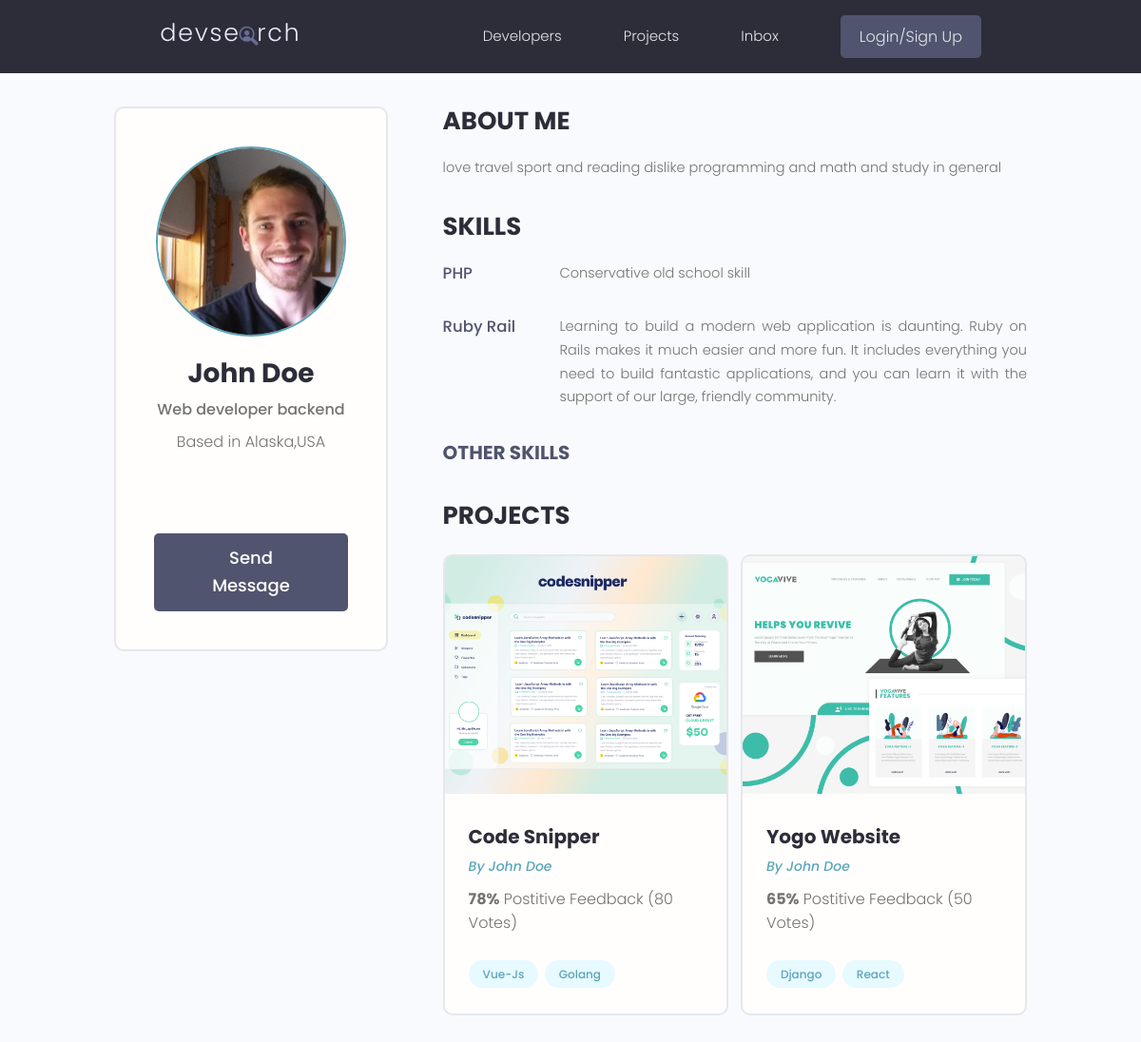
The page /profile/39d98c04-aed3-4bad-810e-ebad927642f7 on the database its author committed.
### users/models.py (models this page shows, shortened)
class Profile(models.Model):
    user=models.OneToOneField(User,on_delete=models.CASCADE,null=True,blank=True)
    name=models.CharField(max_length=200,null=True,blank=True)
    email=models.EmailField(max_length=200,null=True,blank=True)
    username=models.CharField(max_length=200,blank=True,null=True)
    location=models.CharField(max_length=200,blank=True,null=True)
    short_intro=models.CharField(max_length=200,null=True,blank=True)
    bio=models.TextField(blank=True,null=True)
    profile_image=models.ImageField(blank=True,null=True,upload_to='profiles/',default='profiles/user-default.png')
    social_github=models.CharField(max_length=200,null=True,blank=True)
    social_twitter=models.CharField(max_length=200,null=True,blank=True)
    social_linkedin=models.CharField(max_length=200,null=True,blank=True)
    social_youtube=models.CharField(max_length=200,null=True,blank=True)
    social_website=models.CharField(max_length=200,null=True,blank=True)
    created=models.DateTimeField(auto_now_add=True)
    id=models.UUIDField(editable=False,primary_key=True,default=uuid.uuid4,unique=True)

class Skill(models.Model):
    owner=models.ForeignKey(
        Profile,on_delete=models.CASCADE,null=True,blank=True)
    name=models.CharField(max_length=200,null=True,blank=True)
    description=models.TextField(null=True,blank=True)
    created=models.DateTimeField(auto_now_add=True)
    id=models.UUIDField(
        default=uuid.uuid4,primary_key=True,unique=True,editable=False)

### projects/models.py (models this page shows, shortened)
class Project(models.Model):
    owner=models.ForeignKey(Profile,null=True,blank=True,on_delete=SET_NULL)
    title=models.CharField(max_length=200)
    description=models.TextField(null=True,blank=True)
    demo_link=models.CharField(max_length=2000,null=True,blank=True)
    source_link=models.CharField(max_length=2000,null=True,blank=True)
    featured_image=models.ImageField(null=True,blank=True,default='default.jpg')
    tags=models.ManyToManyField('Tag',blank=True)
    votes_total=models.IntegerField(default=0,null=True,blank=True)
    votes_ratio=models.IntegerField(default=0,null=True,blank=True)
    created=models.DateTimeField(auto_now_add=True)
    id=models.UUIDField(default=uuid.uuid4,primary_key=True,unique=True,editable=False)
    class Meta:
        ordering=['created']

class Tag(models.Model):
    name=models.CharField(max_length=100)
    created=models.DateTimeField(auto_now_add=True)
    id=models.UUIDField(default=uuid.uuid4,primary_key=True,unique=True,editable=False)

### users/views.py (the view)
# urls.py: path('profile/<str:pk>',views.userProfile,name='user-profile'),
def userProfile(request,pk):
    profile=Profile.objects.get(id=pk)
    topSkills=profile.skill_set.exclude(description__exact="")
    otherSkills=profile.skill_set.filter(description="")
    context={'profile':profile,'topSkills':topSkills,'otherSkills':otherSkills}
    return render(request,'users/user-profile.html',context)

### users/templates/users/user-profile.html (shortened to what this page needs)
{% extends 'main.html' %}
 {% block content %}
 <main class="profile my-md">
    <div class="container">
      <div class="layout">
        <div class="column column--1of3">
          <div class="card text-center">
            <div class="card__body dev">
              <img class="avatar avatar--xl" src="{{profile.profile_image.url}}" />
              <h2 class="dev__name">{{profile.name}}</h2>
              <p class="dev__title">{{profile.short_intro}}</p>
              <p class="dev__location">Based in {{profile.location}}</p>
              <ul class="dev__social">
              </ul>
              <a href="#" class="btn btn--sub btn--lg">Send Message </a>
            </div>
          </div>
        </div>
        <div class="column column--2of3">
          <div class="devInfo">
            <h3 class="devInfo__title">About Me</h3>
            <p class="devInfo__about">
                {{profile.bio}}
            </p>
          </div>
          <div class="devInfo">
            <h3 class="devInfo__title">Skills</h3>
            <div class="devInfo__skills">
                {% for skill in topSkills%}
              <div class="devSkill">
                <h4 class="devSkill__title">{{skill.name}}</h4>
                <p class="devSkill__info">
                    {{skill.description}}
                </p>
              </div>
              {% endfor %}
              <h3 class="devInfo__subtitle">Other Skills</h3>
            </div>
          </div>
          <div class="devInfo">
            <h3 class="devInfo__title">Projects</h3>
            <div class="grid grid--two">
                {% for project in profile.project_set.all %}
              <div class="column">
                <div class="card project">
                  <a href="{% url 'project' project.id%}" class="project">
                    <img class="project__thumbnail" src="{{project.featured_image.url}}" alt="project thumbnail" />
                    <div class="card__body">
                      <h3 class="project__title">{{project.title}}</h3>
                      <p><a class="project__author" href="#">By {{profile.name}}</a></p>
                      <p class="project--rating">
                        <span style="font-weight: bold;">{{project.votes_ratio}}%</span> Postitive
                        Feedback ({{project.votes_total}} Vote{{project.votes_total|pluralize:"s"}})
                      </p>
                      <div class="project__tags">
                          {% for tag in project.tags.all %}
                        <span class="tag tag--pill tag--main">
                          <small>{{tag.name}}</small>
                        </span>
                            {% endfor %}
                      </div>
                    </div>
                  </a>
                </div>
              </div>
              {% endfor %}
            </div>
          </div>
        </div>
      </div>
    </div>
  </main>
 {% endblock content %}

### static/styles/app.css (style rules this page uses)
:root { --color-sub: #2d2d39; }
.btn--sub { background-color: var(--color-sub-light); }
.card { border: 2px solid var(--color-light); }
img { width: 100%; }
.profile .card > .dev { padding: 4rem; }
.dev__name { color: var(--color-sub); font-size: 2.8rem; font-weight: 700; margin-top: 1rem; margin-bottom: 0.5rem; }
.dev__title { font-size: 1.6rem; font-weight: 500; line-height: 1.3; }
.dev__location { margin-top: 1rem; }
.dev__social { margin: 3rem 0; list-style: none; display: flex; justify-content: center; gap: 1.5rem; }
.devInfo { margin-bottom: 3rem; }
.devInfo__title, .devInfo__subtitle { font-size: 2.6rem; color: var(--color-sub); text-transform: uppercase; font-weight: 700; margin-bottom: 1.5rem; }
.devInfo__subtitle { font-size: 2rem; color: var(--color-sub-light); }
.devInfo__about, .devSkill__info { font-size: 1.45rem; line-height: 1.7; text-align: justify; }
.devSkill { margin-bottom: 3rem; }
.devSkill__title { font-size: 1.65rem; font-weight: 500; color: var(--color-sub-light); }
@media screen and (min-width: 700px) { .devSkill { display: flex; justify-content: space-between; gap: 3rem; } }
@media screen and (min-width: 700px) { .devSkill__info { flex-basis: 80%; } }
.project__author { font-size: 1.4rem; font-style: italic; }
.project--rating { margin-bottom: 1.6em; margin-top: .5em; }
.project__thumbnail { height: 25rem; object-fit: cover; object-position: top center; }
.project__title { font-size: 2rem; font-weight: 700; color: var(--color-sub); }

### static/uikit/styles/modules/_variables.css (style rules this page uses)
:root { --color-main: #5aa5b9; --color-main-light: #e6faff; --color-sub: #3f4156; --color-sub-light: #51546e; --color-sub-lighter: #ededfd; --color-text: #737373; --color-gray: #8b8b8b; --color-light: #e5e7eb; --color-light-gray: #767676; --color-bg: #f8fafd; --color-white: #fffefd; --color-white-light: #f3f3f3; --color-success: #359e64; --color-success-bg: #def8e8; --color-error: #fc4b0b; --color-error-bg: #fff2ee; --font-base: 'Poppins', arial, helvetica, 'Segoe UI', roboto, ubuntu, sans-serif; --font-monospace: 'Fira Code', 'Courier New', courier, monospace; --font-regular: 300; --font-medium: 500; --font-bold: 700; --generic-shadow: 1px 1px 5px #00000010; --generic-transition: all 0.3s ease-in-out; }

### static/uikit/styles/modules/_base.css (style rules this page uses)
* { margin: 0; padding: 0; box-sizing: border-box; text-rendering: optimizeLegibility; color: inherit; font-size: inherit; }
html { font-size: 50%; }
@media only screen and (min-width: 480px) { html { font-size: 56.25%; } }
@media only screen and (min-width: 1200px) { html { font-size: 62.5%; } }
body { line-height: 1.6; font-weight: 400; font-size: 1.5rem; color: var(--color-text); background-color: var(--color-bg); min-height: 100vh; }

### static/uikit/styles/modules/_typography.css (style rules this page uses)
* { font-family: var(--font-base); }
h2 { font-size: 3.6rem; font-weight: var(--font-bold); }
h3 { font-size: 3.2rem; font-weight: var(--font-medium); }
h4 { font-size: 2.8rem; font-weight: var(--font-medium); }
p, span, strong { font-size: 1.6rem; color: var(--color-text); font-weight: var(--font-regular); }
a { padding-bottom: 2px; text-decoration: none; display: inline-block; color: var(--color-main); font-weight: var(--font-medium); }

### static/uikit/styles/modules/_utilities.css (style rules this page uses)
.container { width: 92%; max-width: 165rem; margin: 0 auto; box-sizing: border-box; }
@media screen and (min-width: 1000px) { .container { width: 90%; } }
@media screen and (min-width: 1200px) { .container { width: 80%; } }
.text-center { text-align: center; }
.my-md { margin: 3rem auto; }

### static/uikit/styles/modules/_avatar.css (style rules this page uses)
.avatar { border-radius: 50%; border: 2px solid var(--color-main); object-fit: cover; }
.avatar--xl { height: 20rem; width: 20rem; }

### static/uikit/styles/modules/_button.css (style rules this page uses)
.btn { display: inline-block; position: relative; cursor: pointer; background-color: var(--color-light); font-weight: var(--font-medium); color: var(--color-sub); text-decoration: none; padding: 1rem 2rem; border-radius: 0.5rem; border: none; width: -webkit-fit-content; width: -moz-fit-content; width: fit-content; height: -webkit-fit-content; height: -moz-fit-content; height: fit-content; font-size: 1.6rem; outline-width: 0; outline-color: transparent; -webkit-backface-visibility: hidden; backface-visibility: hidden; transition: all 0.3s ease-in-out; }
.btn--sub { background-color: var(--color-sub); color: var(--color-white); }
.btn--lg { font-size: 1.8rem; padding: 1.2rem 4.5rem; }

### static/uikit/styles/modules/_card.css (style rules this page uses)
.card { border-radius: 1rem; background-color: var(--color-white); border: 1.5px solid var(--color-light); width: auto; height: auto; margin-top: 0.5rem; margin-bottom: 0.5rem; overflow: hidden; }
.card__body, .card__header { padding: 2rem 2.5rem; }

### rows shown on the page
Profile: profile_image (picture), name "John Doe", short_intro "Web developer backend", location "Alaska,USA", bio "love travel sport and reading dislike programming and math and study in general"
Skill: name "PHP", description "Conservative old school skill"
Skill: name "Ruby Rail", description "Learning to build a modern web application is daunting. Ruby on Rails makes it much easier and more fun. It includes everything you need to build fantastic applications, and you can learn it with the support of our large, friendly community."
Project: featured_image (picture), title "Code Snipper", votes_ratio "78", votes_total "80"
Tag: name "Vue-Js"
Tag: name "Golang"
Project: featured_image (picture), title "Yogo Website", votes_ratio "65", votes_total "50"
Tag: name "Django"
Tag: name "React"
